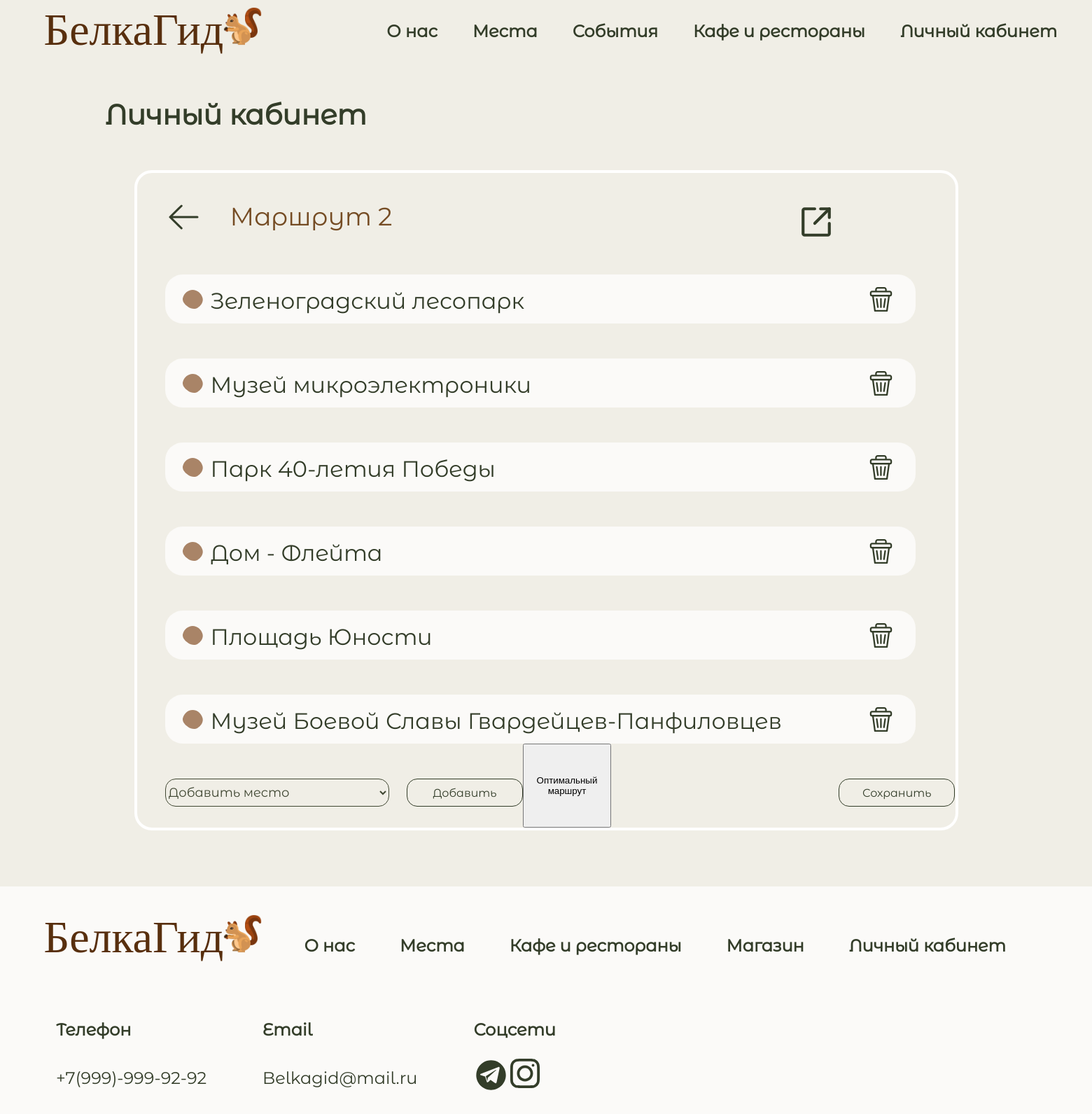
The page /profile/routes/route_12/ on the database its author committed.
### belka/models.py (models this page shows, shortened)
class Route(models.Model):
    name = models.TextField()
    short_description = models.TextField()
    rating = models.FloatField()
    votes = models.IntegerField()
    creator = models.IntegerField()
    marshrut = models.TextField()

class Place(models.Model):
    name = models.TextField()
    short_description = models.TextField()
    description = models.TextField()
    rating = models.FloatField()
    image = models.FilePathField(path='static/img/places', null=1)
    type = models.IntegerField(default=0)
    map_id = models.IntegerField(default=0)
    redirect_url = models.TextField(default="places")
    map_x = models.IntegerField(default=0)
    map_y = models.IntegerField(default=0)
    geo_x = models.FloatField(default=0)
    geo_y = models.FloatField(default=0)

### belka/views.py (the view)
# urls.py: path('profile/routes/route_<int:route_id>/', belka.views.route_detail, name='route_detail'),
def route_detail(request, route_id):
    places = Place.objects.all()
    for place in places:
        place.image = place.image.replace("static/", "")
    routeq = Route.objects.get(id=route_id)
    routeq.marshrut = routeq.marshrut.split("$")
    arr_stops = []
    for i in range(len(routeq.marshrut) - 1):
        arr_stops.append(places[int(routeq.marshrut[i])].name)
    context = {'route': routeq, 'stops': arr_stops, "places": serializers.serialize("json", Place.objects.all()),
               "placesNonSerialized": Place.objects.all()}
    return render(request, 'marsr.html', context)

### templates/marsr.html (shortened to what this page needs)
{% load static %}
<!DOCTYPE html>
<html>
<head>
    <link rel="stylesheet" href="{% static 'css/main.css' %}">
    <link rel="stylesheet" href="{% static 'css/main1.css' %}">
    <link rel="stylesheet" href="{% static 'css/main2.css' %}">
    <link rel="stylesheet" href="{% static 'css/main3.css' %}">
    <link rel="stylesheet" href="{% static 'css/main4.css' %}">
</head>
<body>
<div class="wrapper">
    <div class="content">
        <header>
            <div class="headermenu">
                <div class="logo">
                    <div class="logotype">
                        <div class="nazvanie"><a href="/">БелкаГид</a></div>
                        <a href="/"><img class="imgbelka" src="{% static 'img/белка.png' %}" alt="" width="55"
                                         height="55"></a>
                    </div>
                    <div class="menu">
                        <a href="../../../about">О нас</a>
                        <a href="../../../places">Места</a>
                        <a href="../../../events">События</a>
                        <a href="../../../cafe">Кафе и рестораны</a>
                        <a href="../../../profile">Личный кабинет</a>
                    </div>
                </div>
            </div>
        </header>
        <div class="namekab">
            <h1>Личный кабинет</h1>
        </div>
        <div class="editmarsr">
            <div class="marsrname">
                <a href="../../../profile/routes" style="display: block; position: relative;">
                    <svg style="margin-top:45px;margin-left:45px;" width="43" height="36" viewBox="0 0 43 36"
                         fill="none" xmlns="http://www.w3.org/2000/svg">
                        <path d="M2 18H41M2 18L18.25 2M2 18L18.25 34" stroke="#333D29" stroke-width="3"
                              stroke-linecap="round" stroke-linejoin="round"/>
                    </svg>
                </a>
                <div id="text-container">
                    <h1 id="rName">{{ route.name }}</h1>
                </div>
            </div>
            <div class="allmarsrs">
                {% for st in stops %}
                    <div class="marsr">
                        <p>{{ st }}</p>
                    </div>
                {% endfor %}
            </div>
            <div class="add">
                <select id="place-add-select" class="boxfiltrm" onchange="">
                    <option disabled selected value=-1> Добавить место</option>
                </select>
                <button onclick="addPlace()" class="buttonadd" type="submit">Добавить</button>
                <button onclick="makeOptimalMarsh()" class="buttonoptimize" type="submit">Оптимальный маршрут</button>
                <button onclick="saveMarsh()" class="buttonsavem" type="submit">Сохранить</button>
            </div>
        </div>
        <div class="footer">
            <div class="logo">
                <div class="logotype">
                    <div class="nazvanie"><a href="/">БелкаГид</a></div>
                    <a href="/"><img class="imgbelka" src="{% static 'img/белка.png' %}" alt="" width="55"
                                     height="55"></a>
                </div>
                <div class="footermenu">
                    <a href="../about">О нас</a>
                    <a href="../places">Места</a>
                    <a href="../cafe">Кафе и рестораны</a>
                    <a href="../shop">Магазин</a>
                    <a href="../profile">Личный кабинет</a>
                </div>
            </div>
            <div class="logo">
                <div class="svyzi">
                    <div class="svyz">
                        <h1>Телефон</h1>
                        <h2>+7(999)-999-92-92</h2>
                    </div>
                    <div class="svyz">
                        <h1>Email</h1>
                        <h2>Belkagid@mail.ru</h2>
                    </div>
                    <div class="svyz">
                        <h1>Соцсети</h1>
                        <div class="managers">
                        </div>
                    </div>
                </div>
            </div>
        </div>
</body>
</html>

### static/css/main.css (style rules this page uses)
html { overflow-y: scroll; background: #f0eee6; }
* { margin: 0; padding: 0; }
html, body { height: 100%; }
.wrapper { display: flex; flex-direction: column; height: 100%; }
.content { flex: 1 0 auto; }
.footer { flex: 0 0 auto; }

### static/css/main2.css (style rules this page uses)
html { overflow-y: scroll; background: #f0eee6; }
* { margin: 0; padding: 0; }
html, body { height: 100%; }
.wrapper { display: flex; flex-direction: column; height: 100%; }
.content { flex: 1 0 auto; }
.footer { flex: 0 0 auto; }

### static/css/main3.css (style rules this page uses)
html { overflow-y: scroll; background: #f0eee6; }
* { margin: 0; padding: 0; }
html, body { height: 100%; }
.wrapper { display: flex; flex-direction: column; height: 100%; }
.content { flex: 1 0 auto; }
.footer { flex: 0 0 auto; }

### static/css/main4.css (style rules this page uses)
html { overflow-y: scroll; background: #f0eee6; }
* { margin: 0; padding: 0; }
html, body { height: 100%; }
.wrapper { display: flex; flex-direction: column; height: 100%; }
.content { flex: 1 0 auto; }
.footer { flex: 0 0 auto; }

### rows shown on the page
Route: name "Маршрут 2"
Place: stops "Зеленоградский лесопарк"
Place: stops "Музей микроэлектроники"
Place: stops "Парк 40-летия Победы"
Place: stops "Дом - Флейта"
Place: stops "Площадь Юности"
Place: stops "Музей Боевой Славы Гвардейцев-Панфиловцев"
